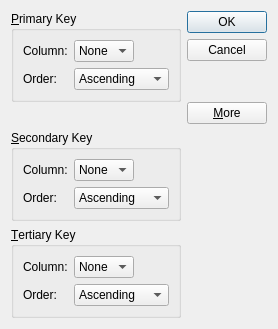
<?xml version="1.0" encoding="UTF-8"?>
<ui version="4.0">
 <class>SortDialog</class>
 <widget class="QDialog" name="SortDialog">
  <property name="geometry">
   <rect>
    <x>0</x>
    <y>0</y>
    <width>272</width>
    <height>329</height>
   </rect>
  </property>
  <property name="windowTitle">
   <string>SortDialog</string>
  </property>
  <layout class="QGridLayout" name="gridLayout_5">
   <item row="0" column="0">
    <layout class="QGridLayout" name="gridLayout_4">
     <item row="0" column="0">
      <widget class="QGroupBox" name="primaryGroupBox">
       <property name="title">
        <string>&amp;Primary Key</string>
       </property>
       <layout class="QGridLayout" name="gridLayout">
        <item row="0" column="0">
         <widget class="QLabel" name="label">
          <property name="text">
           <string>Column:</string>
          </property>
         </widget>
        </item>
        <item row="0" column="1">
         <widget class="QComboBox" name="primaryColumnCombo">
          <item>
           <property name="text">
            <string>None</string>
           </property>
          </item>
         </widget>
        </item>
        <item row="0" column="2">
         <spacer name="horizontalSpacer">
          <property name="orientation">
           <enum>Qt::Orientation::Horizontal</enum>
          </property>
          <property name="sizeHint" stdset="0">
           <size>
            <width>24</width>
            <height>20</height>
           </size>
          </property>
         </spacer>
        </item>
        <item row="1" column="0">
         <widget class="QLabel" name="label_2">
          <property name="text">
           <string>Order:</string>
          </property>
         </widget>
        </item>
        <item row="1" column="1" colspan="2">
         <widget class="QComboBox" name="primaryOrderCombo">
          <item>
           <property name="text">
            <string>Ascending</string>
           </property>
          </item>
          <item>
           <property name="text">
            <string>Descending</string>
           </property>
          </item>
         </widget>
        </item>
       </layout>
      </widget>
     </item>
     <item row="1" column="0">
      <spacer name="verticalSpacer_2">
       <property name="orientation">
        <enum>Qt::Orientation::Vertical</enum>
       </property>
       <property name="sizeHint" stdset="0">
        <size>
         <width>20</width>
         <height>47</height>
        </size>
       </property>
      </spacer>
     </item>
     <item row="2" column="0">
      <widget class="QGroupBox" name="secondaryGroupBox">
       <property name="title">
        <string>&amp;Secondary Key</string>
       </property>
       <layout class="QGridLayout" name="gridLayout_2">
        <item row="0" column="0">
         <widget class="QLabel" name="label_3">
          <property name="text">
           <string>Column:</string>
          </property>
         </widget>
        </item>
        <item row="0" column="1">
         <widget class="QComboBox" name="secondaryColumnCombo">
          <item>
           <property name="text">
            <string>None</string>
           </property>
          </item>
         </widget>
        </item>
        <item row="0" column="2">
         <spacer name="horizontalSpacer_2">
          <property name="orientation">
           <enum>Qt::Orientation::Horizontal</enum>
          </property>
          <property name="sizeHint" stdset="0">
           <size>
            <width>40</width>
            <height>20</height>
           </size>
          </property>
         </spacer>
        </item>
        <item row="1" column="0">
         <widget class="QLabel" name="label_4">
          <property name="text">
           <string>Order:</string>
          </property>
         </widget>
        </item>
        <item row="1" column="1" colspan="2">
         <widget class="QComboBox" name="secondaryOrderCombo">
          <item>
           <property name="text">
            <string>Ascending</string>
           </property>
          </item>
          <item>
           <property name="text">
            <string>Descending</string>
           </property>
          </item>
         </widget>
        </item>
       </layout>
      </widget>
     </item>
     <item row="3" column="0">
      <widget class="QGroupBox" name="tertiaryGroupBox">
       <property name="title">
        <string>&amp;Tertiary Key</string>
       </property>
       <layout class="QGridLayout" name="gridLayout_3">
        <item row="0" column="0">
         <widget class="QLabel" name="label_5">
          <property name="text">
           <string>Column:</string>
          </property>
         </widget>
        </item>
        <item row="0" column="1">
         <widget class="QComboBox" name="tertiaryColumnCombo">
          <item>
           <property name="text">
            <string>None</string>
           </property>
          </item>
         </widget>
        </item>
        <item row="0" column="2">
         <spacer name="horizontalSpacer_3">
          <property name="orientation">
           <enum>Qt::Orientation::Horizontal</enum>
          </property>
          <property name="sizeHint" stdset="0">
           <size>
            <width>40</width>
            <height>20</height>
           </size>
          </property>
         </spacer>
        </item>
        <item row="1" column="0">
         <widget class="QLabel" name="label_6">
          <property name="text">
           <string>Order:</string>
          </property>
         </widget>
        </item>
        <item row="1" column="1" colspan="2">
         <widget class="QComboBox" name="tertiaryOrderCombo">
          <item>
           <property name="text">
            <string>Ascending</string>
           </property>
          </item>
          <item>
           <property name="text">
            <string>Descending</string>
           </property>
          </item>
         </widget>
        </item>
       </layout>
      </widget>
     </item>
     <item row="0" column="1" rowspan="2">
      <layout class="QVBoxLayout" name="verticalLayout">
       <item>
        <widget class="QPushButton" name="okButton">
         <property name="text">
          <string>OK</string>
         </property>
         <property name="default">
          <bool>true</bool>
         </property>
        </widget>
       </item>
       <item>
        <widget class="QPushButton" name="cancelButton">
         <property name="text">
          <string>Cancel</string>
         </property>
        </widget>
       </item>
       <item>
        <spacer name="verticalSpacer">
         <property name="orientation">
          <enum>Qt::Orientation::Vertical</enum>
         </property>
         <property name="sizeHint" stdset="0">
          <size>
           <width>20</width>
           <height>0</height>
          </size>
         </property>
        </spacer>
       </item>
       <item>
        <widget class="QPushButton" name="moreButton">
         <property name="text">
          <string>&amp;More</string>
         </property>
         <property name="checkable">
          <bool>true</bool>
         </property>
        </widget>
       </item>
      </layout>
     </item>
    </layout>
   </item>
  </layout>
 </widget>
 <resources/>
 <connections>
  <connection>
   <sender>okButton</sender>
   <signal>clicked()</signal>
   <receiver>SortDialog</receiver>
   <slot>accept()</slot>
   <hints>
    <hint type="sourcelabel">
     <x>229</x>
     <y>24</y>
    </hint>
    <hint type="destinationlabel">
     <x>194</x>
     <y>118</y>
    </hint>
   </hints>
  </connection>
  <connection>
   <sender>cancelButton</sender>
   <signal>clicked()</signal>
   <receiver>SortDialog</receiver>
   <slot>reject()</slot>
   <hints>
    <hint type="sourcelabel">
     <x>243</x>
     <y>53</y>
    </hint>
    <hint type="destinationlabel">
     <x>244</x>
     <y>124</y>
    </hint>
   </hints>
  </connection>
  <connection>
   <sender>moreButton</sender>
   <signal>toggled(bool)</signal>
   <receiver>secondaryGroupBox</receiver>
   <slot>setVisible(bool)</slot>
   <hints>
    <hint type="sourcelabel">
     <x>204</x>
     <y>91</y>
    </hint>
    <hint type="destinationlabel">
     <x>126</x>
     <y>133</y>
    </hint>
   </hints>
  </connection>
  <connection>
   <sender>moreButton</sender>
   <signal>toggled(bool)</signal>
   <receiver>tertiaryGroupBox</receiver>
   <slot>setVisible(bool)</slot>
   <hints>
    <hint type="sourcelabel">
     <x>218</x>
     <y>88</y>
    </hint>
    <hint type="destinationlabel">
     <x>171</x>
     <y>259</y>
    </hint>
   </hints>
  </connection>
 </connections>
</ui>
